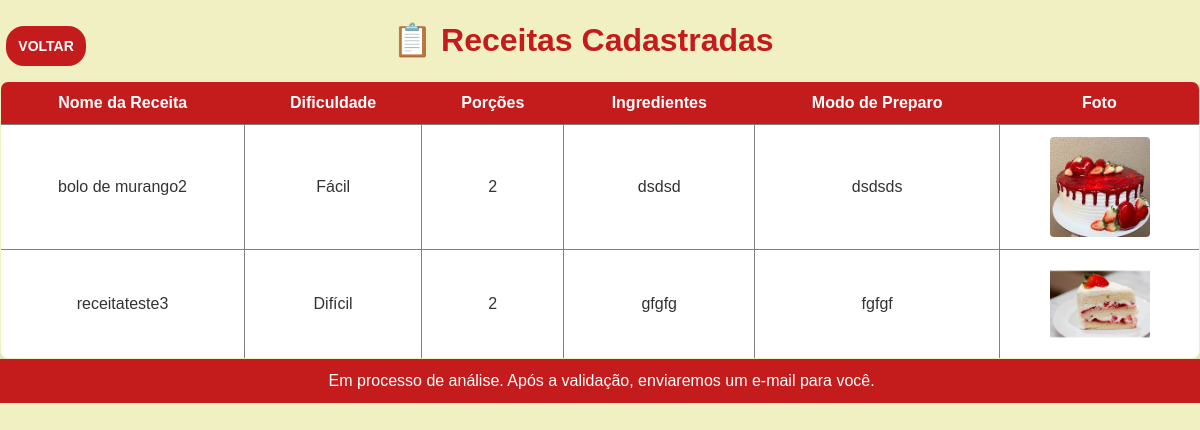
The app's page /processamento/listarReceita.php, older data.
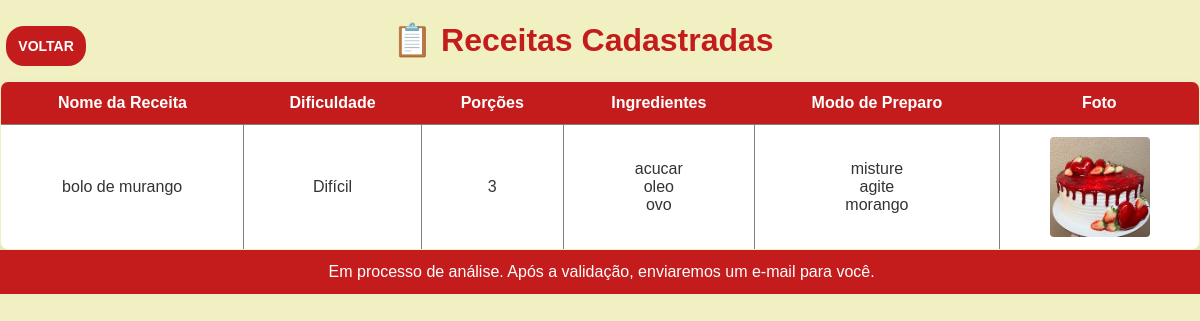
The same page, newer data.
### tables this page shows
CREATE TABLE `enviarreceita` (
  `id` int(11) NOT NULL,
  `nome_usuario` varchar(40) NOT NULL,
  `receita_nome` varchar(255) NOT NULL,
  `dificuldade` enum('Fácil','Médio','Difícil') NOT NULL,
  `rendimento_porcoes` int(11) NOT NULL,
  `ingredientes` text NOT NULL,
  `modo_preparo` text NOT NULL,
  `foto_caminho` varchar(50) NOT NULL
);

### processamento/funcaoDB.php (called while the page is built, shortened)
<?php
    function conectarBD(){
        $conexao = mysqli_connect("localhost", "root", "", "trab_eletivas");
        return ($conexao);
    }
    function listarTodasReceitas() {
    $conn = conectarBD();
    $receitas = [];
    $sql = "SELECT
                nome_usuario,
                receita_nome,
                dificuldade,
                rendimento_porcoes,
                ingredientes,
                modo_preparo,
                foto_caminho AS caminhoFoto
            FROM
                enviarreceita
            ORDER BY
                receita_nome ASC";
    $result = $conn->query($sql);
    if ($result && $result->num_rows > 0) {
        while($row = $result->fetch_assoc()) {
            $receitas[] = $row;
        }
    }
    return $receitas;
}
?>

### processamento/listarReceita.php (the view, shortened to what this page needs)
<?php
include_once 'funcaoDB.php';
$receitas = listarTodasReceitas();
?>
<!DOCTYPE html>
<html lang="pt-BR">
<head>
    <link rel="stylesheet" href="../assets/css/listarReceita.css">
    </head>
<body>
    <div class="header">
        <a href="../view/meuUsuario.html">VOLTAR</a>
        <h1>📋 Receitas Cadastradas</h1>
    </div>
    <?php if (empty($receitas)): ?>
        <p>Ainda não há receitas cadastradas.</p>
    <?php else: ?>
        <table border="1" class="receitas-tabela">
    <thead>
        <tr>
            <th>Nome da Receita</th>
            <th>Dificuldade</th>
            <th>Porções</th>
            <th>Ingredientes</th>
            <th>Modo de Preparo</th>
            <th>Foto</th>
        </tr>
    </thead>
    <tbody>
        <?php
        foreach ($receitas as $receita):
        ?>
        <tr>
            <td><?php echo htmlspecialchars($receita['receita_nome']); ?></td>
            <td><?php echo htmlspecialchars($receita['dificuldade']); ?></td>
            <td><?php echo htmlspecialchars($receita['rendimento_porcoes']); ?></td>
            <td><?php echo nl2br(htmlspecialchars($receita['ingredientes'])); ?></td>
            <td><?php echo nl2br(htmlspecialchars($receita['modo_preparo'])); ?></td>
            <td>
                <?php if (!empty($receita['caminhoFoto'])): ?>
                    <img src="<?php echo htmlspecialchars($receita['caminhoFoto']); ?>" alt="Foto da Receita" style="width: 100px;">
                <?php else: ?>
                    Sem foto
                <?php endif; ?>
            </td>
        </tr>
        <?php endforeach; ?>
    </tbody>
</table>
    <p class="aviso"> Em processo de análise. Após a validação, enviaremos um e-mail para você.</p>
    <?php endif; ?>
</body>
</html>

### assets/css/listarReceita.css (style rules this page uses)
body { background-color: rgb(240, 240, 195); font-family: Verdana, Geneva, Tahoma, sans-serif; display: flex; flex-direction: column; justify-content: center; margin: 0; padding: 0; }
h1 { color: rgb(196, 28, 28); text-align: center; }
.receitas-tabela { width: 100%; border-collapse: collapse; font-family: Arial, sans-serif; box-shadow: 0 4px 8px rgba(0, 0, 0, 0.1); border-radius: 8px; overflow: hidden; text-align: center; }
.receitas-tabela th { background-color: rgb(196, 28, 28); color: rgb(255, 255, 255); text-align: center; padding: 12px 15px; border: none; }
.receitas-tabela td { padding: 12px 15px; background-color: rgb(255, 255, 255); color: rgb(51, 51, 51); }
.receitas-tabela tbody tr:last-child td { border-bottom: none; }
.receitas-tabela td img { margin: auto; max-width: 100px; height: auto; border-radius: 4px; display: block; }
.header { display: flex; flex-direction: row; justify-content: space-evenly; align-items: last baseline; }
.header h1 { margin-right: 35vw; }
.header a { text-decoration: none; padding: 12px; margin-right: 25vw; background-color: rgb(196, 28, 28); color: rgb(255, 255, 255); font-weight: bold; font-size: 14px; border-radius: 18px; }
.aviso { padding: 13px; text-align: center; margin:auto; background-color: rgb(196, 28, 28); color: rgb(255, 255, 255); overflow: hidden; width: 98.1vw; }

Row changes from the older to the newer data that the page shows:
removed enviarreceita: receita_nome "bolo de murango2", dificuldade "Fácil", rendimento_porcoes "2", ingredientes "dsdsd", modo_preparo "dsdsds", foto_caminho (picture)
removed enviarreceita: receita_nome "receitateste3", dificuldade "Difícil", rendimento_porcoes "2", ingredientes "gfgfg", modo_preparo "fgfgf", foto_caminho (picture)
added enviarreceita: receita_nome "bolo de murango", dificuldade "Difícil", rendimento_porcoes "3", ingredientes "acucar oleo ovo", modo_preparo "misture agite morango", foto_caminho (picture)
